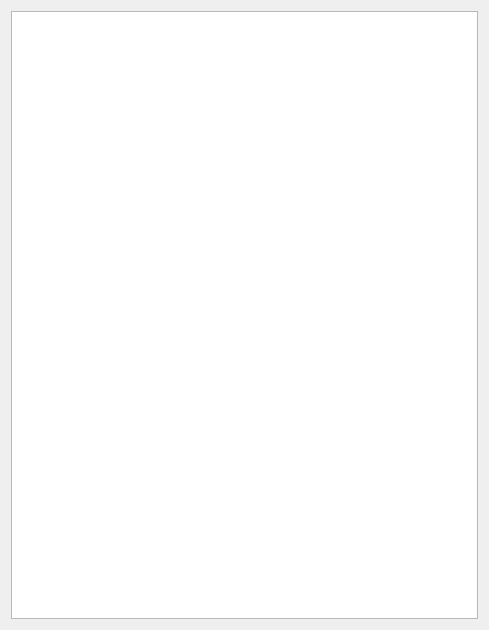
<?xml version="1.0" encoding="UTF-8"?>
<ui version="4.0">
 <class>VariablesWidget</class>
 <widget class="QWidget" name="VariablesWidget">
  <property name="geometry">
   <rect>
    <x>0</x>
    <y>0</y>
    <width>489</width>
    <height>630</height>
   </rect>
  </property>
  <property name="windowTitle">
   <string>Form</string>
  </property>
  <layout class="QVBoxLayout" name="verticalLayout">
   <item>
    <widget class="QTableView" name="tableView">
     <property name="editTriggers">
      <set>QAbstractItemView::NoEditTriggers</set>
     </property>
     <property name="selectionBehavior">
      <enum>QAbstractItemView::SelectRows</enum>
     </property>
     <property name="sortingEnabled">
      <bool>true</bool>
     </property>
     <attribute name="verticalHeaderDefaultSectionSize">
      <number>20</number>
     </attribute>
    </widget>
   </item>
  </layout>
 </widget>
 <resources/>
 <connections/>
</ui>
